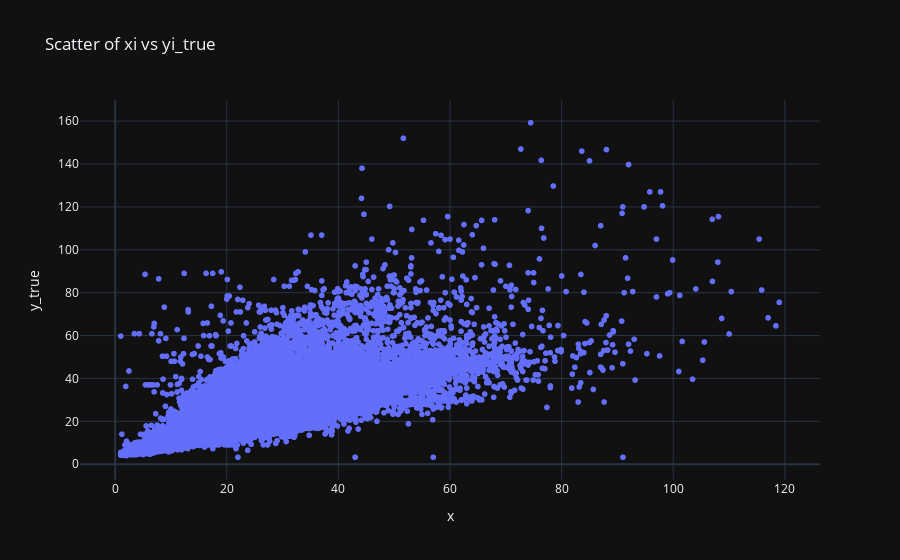

Notebook cell for this chart:
### Code cell
fig = px.scatter(x=xi, y=yi_true,
                 labels={'x': 'x', 'y': 'y_true'},
                 title="Scatter of xi vs yi_true")
fig.show()

### Figure 1 — Plotly figure (JSON) as saved in the notebook; plotly's stock layout.template omitted (floating-point values rounded to 4 significant figures; data arrays with more than 128 entries replaced by an {"elided": "..."} marker saying what was removed)
{"data": [{"hovertemplate": "x=%{x}<br>y_true=%{y}<extra></extra>", "legendgroup": "", "marker": {"color": "#636efa", "symbol": "circle"}, "mode": "markers", "name": "", "showlegend": false, "x": {"elided": "31694 float values"}, "xaxis": "x", "y": {"elided": "31694 float values"}, "yaxis": "y", "type": "scattergl"}], "layout": {"xaxis": {"anchor": "y", "domain": [0.0, 1.0], "title": {"text": "x"}}, "yaxis": {"anchor": "x", "domain": [0.0, 1.0], "title": {"text": "y_true"}}, "legend": {"tracegroupgap": 0}, "title": {"text": "Scatter of xi vs yi_true"}}}
